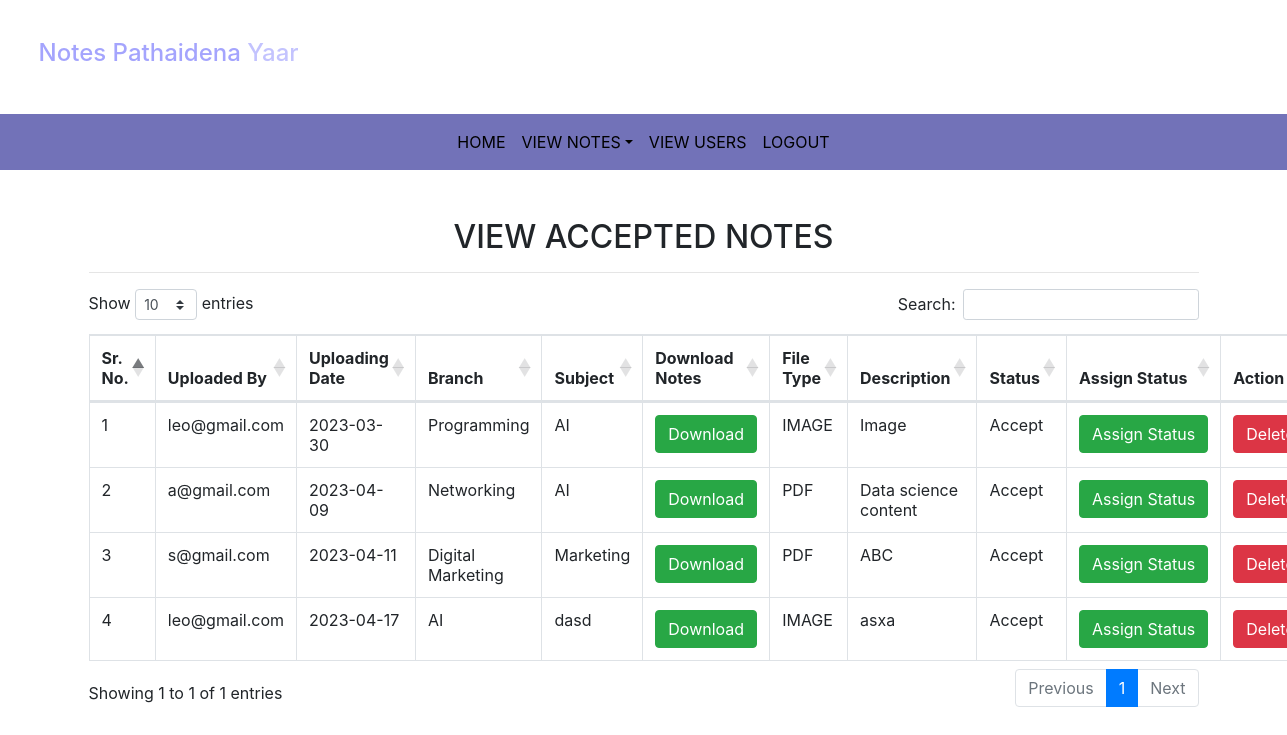
Page /accepted_notes (signed in) on the committed database.
### notes/models.py (models this page shows, shortened)
class Notes(models.Model):
    user = models.ForeignKey(User,on_delete=models.CASCADE)
    uploadingdate = models.CharField(max_length=30)
    branch = models.CharField(max_length=30)
    subject = models.CharField(max_length=30)
    notesfile = models.FileField(null=True)
    filetype = models.CharField(max_length=30,null=True)
    description = models.CharField(max_length=200,null=True)
    status = models.CharField(max_length=15)

### notes/views.py (the view)
# urls.py: path('accepted_notes',accepted_notes,name='accepted_notes'),
def accepted_notes(request):
    if not request.user.is_authenticated:
        return redirect('login_admin')
    notes = Notes.objects.filter(status = "Accept")
    d={'notes':notes}
    return render(request, 'accepted_notes.html',d)

### notes/templates/accepted_notes.html (shortened to what this page needs)
{% extends 'admin_nav.html' %} {% block body %} {% load static %}
<link
  rel="stylesheet"
  href="https://cdnjs.cloudflare.com/ajax/libs/twitter-bootstrap/4.5.2/css/bootstrap.css"
/>
<link
  rel="stylesheet"
  href="https://cdn.datatables.net/1.13.4/css/dataTables.bootstrap4.min.css"
/>
<div class="container mt-5">
  <h2 class="text-center">VIEW ACCEPTED NOTES</h2>
  <hr />
  <table class="table table-bordered" id="example">
    <thead>
      <tr>
        <th>Sr. No.</th>
        <th>Uploaded By</th>
        <th>Uploading Date</th>
        <th>Branch</th>
        <th>Subject</th>
        <th>Download Notes</th>
        <th>File Type</th>
        <th>Description</th>
        <th>Status</th>
        <th>Assign Status</th>
        <th>Action</th>
      </tr>
    </thead>
    {% for i in notes %}
    <tbody>
      <tr>
        <td>{{forloop.counter}}</td>
        <td>{{i.user.username}}</td>
        <td>{{i.uploadingdate}}</td>
        <td>{{i.branch}}</td>
        <td>{{i.subject}}</td>
        <td>
          <a href="{{i.notesfile.url}}" class="btn btn-success" download
            >Download</a
          >
        </td>
        <td>{{i.filetype}}</td>
        <td>{{i.description}}</td>
        <td>{{i.status}}</td>
        <td>
          <a href="{% url 'assign_status' i.id %}" class="btn btn-success"
            >Assign&nbsp;Status</a
          >
        </td>
        <td>
          <a
            href="{% url 'delete_notes' i.id %}"
            class="btn btn-danger"
            onclick="return confirm('Are you sure?')"
            delete
            >Delete</a
          >
        </td>
      </tr>
      {% endfor %}
    </tbody>
  </table>
</div>
{% endblock %}

### notes/templates/admin_nav.html (shortened to what this page needs)
<html lang="en">
  <head>
    {% load static %}
    <link
      rel="stylesheet"
      href="https://maxcdn.bootstrapcdn.com/bootstrap/4.3.1/css/bootstrap.min.css"
    />
    <link
      rel="stylesheet"
      href="https://use.fontawesome.com/releases/v5.6.3/css/all.css"
    />
    <link rel="stylesheet" href="{% static 'css/mystyle.css'%} " />
  </head>
  <body>
    <h4 style="padding: 3%">
      <span style="color: #a4a4fd"> Notes Pathaidena</span
      ><span style="color: #c3c3fe"> Yaar</span>
    </h4>
    <nav
      class="navbar navbar-expand-sm justify-content-center"
      style="background-color: #7272b8"
    >
      <ul class="navbar-nav">
        <li class="navbar-item">
          <a class="nav-link" href="{% url 'admin_home'%}">HOME</a>
        </li>
        <li class="nav-item dropdown">
          <a class="nav-link dropdown-toggle" href="#" data-toggle="dropdown"
            >VIEW NOTES</a
          >
        </li>
        <li class="navbar-item">
          <a class="nav-link" href="{% url 'view_users'%}">VIEW USERS</a>
        </li>
        <li class="navbar-item">
          <a class="nav-link" href="{% url 'logout'%}">LOGOUT</a>
        </li>
      </ul>
    </nav>
  </body>
</html>
{% block body %} {% endblock %}

### notes/static/css/mystyle.css (style rules this page uses)
.nav-link { color: black; }

### rows in the picture
Notes: user.username "leo@gmail.com", uploadingdate "2023-03-30", branch "Programming", subject "AI", filetype "IMAGE", description "Image", status "Accept"
Notes: user.username "a@gmail.com", uploadingdate "2023-04-09", branch "Networking", subject "AI", filetype "PDF", description "Data science content", status "Accept"
Notes: user.username "s@gmail.com", uploadingdate "2023-04-11", branch "Digital Marketing", subject "Marketing", filetype "PDF", description "ABC", status "Accept"
Notes: user.username "leo@gmail.com", uploadingdate "2023-04-17", branch "AI", subject "dasd", filetype "IMAGE", description "asxa", status "Accept"
